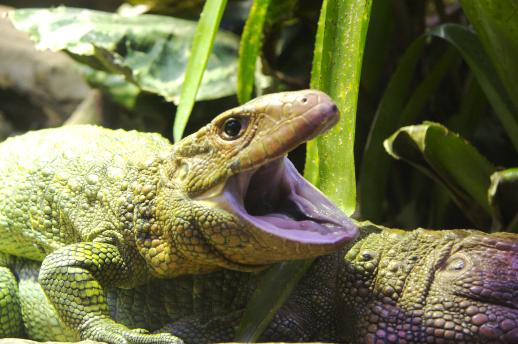
%> input picture trackers/LOT/TurboPixels64/lizard.jpg, 518 x 344 px
$ octave --eval "result = TanTriggsImPreprocess(imread('../../LOT/TurboPixels64/lizard.jpg'));"   (GNU Octave 9; MATLAB toolbox functions it lacks are replaced by stand-ins)
%> lines starting %> are read from the running program, lines starting %| are printed output that depends on the picture
function Output_Im = TanTriggsImPreprocess(Input_Im, gamma, sigma0, sigma1, alpha, tao, mask)
%%  INPUT:
%       Input_Im:        the input image data;
%       gamma:           exponent for the power law (parameter for Gamma Correction);
%       sigma0:          standard deviation for the inner (smaller) Gaussian of DoG;
%       sigma1:          standard deviation for the outer (larger) Gaussian of DoG;
%       alpha:           for contrast equalization;
%       tao:             for contrast equalization;
%       mask:            the mask for face imge to avoid influence of interferences.
%
%   OUTPUT:
%       Output_Im:       image data after preprocessing.
%
%   AUTHOR:
%       Changxing Ding @ University of Technology, Sydney
%


%% Checking for Input Arguments
if nargin < 7,    mask = [];       end;
if nargin < 6,    tao = 10;        end;
if nargin < 5,    alpha = 0.1;     end;
if nargin < 4,    sigma1 = 5;      end;
if nargin < 3,    sigma0 = 1.4;    end;
if nargin < 2,    gamma = 0.3;     end;


%% Gamma Correction
% to increase local contrast in shadowed regions
if gamma == 0
    Gamma_Im = log(double(Input_Im) + max(1,max(max(Input_Im)))/256);
else
    Gamma_Im = (double(Input_Im)).^gamma;
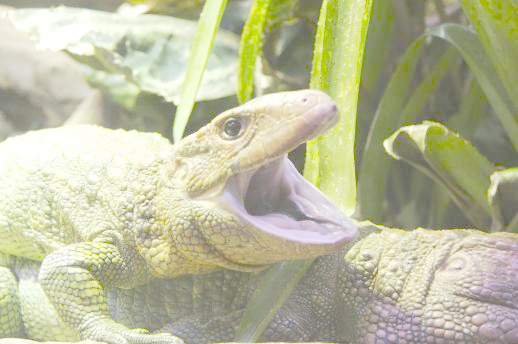
%> Gamma_Im: size 344x518x3 double; mean R, G, B 3.89, 3.91, 3.27; drawn with min black and max white
end


%% DoG Filtering (Difference of Gaussian)
F1 = fspecial('gaussian', 2*ceil(3*sigma0) + 1, sigma0);
F2 = fspecial('gaussian', 2*ceil(3*sigma1) + 1, sigma1);
DoG_Im = imfilter(Gamma_Im, F1, 'replicate', 'same') - imfilter(Gamma_Im, F2, 'replicate', 'same');
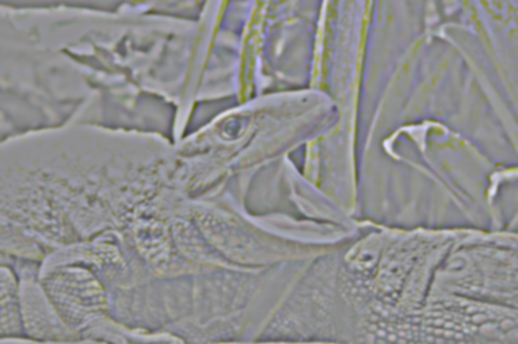
%> DoG_Im: size 344x518x3 double; mean R, G, B -0.00151, -0.00145, -0.00121; drawn with min black and max white


%% Masking
if ~isempty(mask) % mask out unwanted pixels
    DoG_Im = DoG_Im.*mask;
end


%% Contrast Equalization
%> (the run ends here)
